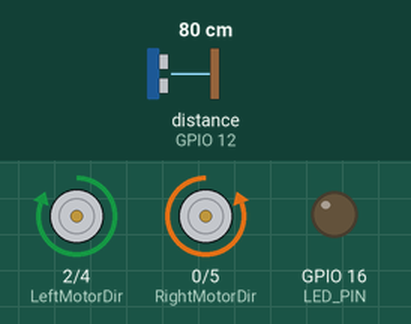
The sketch below on a simulated ESP8266 (NodeMCU). Parts: direction and speed pins drawn as motors (green arrow = direction pin HIGH = forward, orange = LOW = backward, longer = more drive), output pins drawn as LEDs (lit = HIGH). Wiring (inferred from the names in the program): ultrasonic range finder: trigger GPIO 13; echo GPIO 12. The test bench sets the inputs (shaded band); at power-on: distance to the obstacle (sensor on GPIO 12) 80 cm. The echo pulse lasts 58.3 µs per cm; random numbers use the default seed unless the sketch sets one; pins used as bus, display or sensor lines are not drawn; what the sketch prints to the serial monitor is not drawn.

Above: at 1.2 s.
1.3 s: distance to the obstacle (sensor on GPIO 12) set to 23 cm
4.3 s: distance to the obstacle (sensor on GPIO 12) set to 18 cm
At 5.7 s:
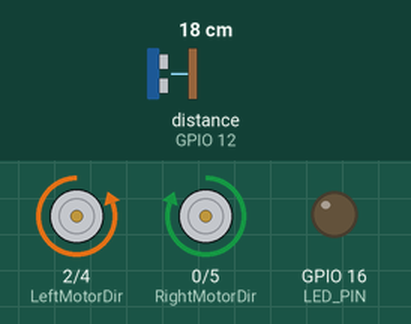
Timing chart, 0 to 58.7 s (numbered marks = the images above; inputs shaded):
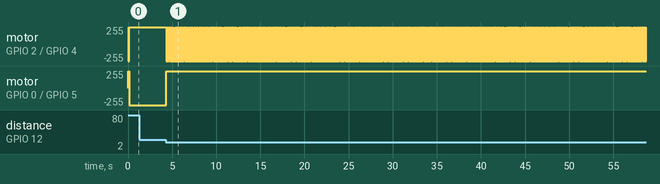

The sketch:

AutonomousCar.ino
```cpp
// the start of this code was taken from a comment from "mainegeek" in the HackerBox0013 instructable: http://www.instructables.com/id/HackerBoxes-0013-Autosport/

#include <ESP8266WiFi.h>
#include <SimpleTimer.h>
//#include <BlynkSimpleEsp8266.h>
#define RightMotorSpeed 5
#define RightMotorDir 0
#define LeftMotorSpeed 4
#define LeftMotorDir 2
#define ECHO_PIN 12
#define TRIG_PIN 13
#define LED_PIN 16


#define Move 1 // for debugging, without driving all over the country side

SimpleTimer timer;

long ObjectAhead;
int SlowDelay = 1000;
int FastDelay = 1000;
int Deciding;
int MinDistance = 10;

void setup()

{

  Serial.begin(9600);

  pinMode(ECHO_PIN, INPUT);
  pinMode(TRIG_PIN, OUTPUT);
  pinMode(LED_PIN, OUTPUT);
  pinMode(RightMotorSpeed, OUTPUT);
  pinMode(RightMotorDir, OUTPUT);
  pinMode(LeftMotorSpeed, OUTPUT);
  pinMode(LeftMotorDir, OUTPUT);

  timer.setInterval(100, sendDistanceData);
}

void sendDistanceData()
{
  ObjectAhead = getDistance();
}

long getDistance() {
  digitalWrite(TRIG_PIN, LOW);
  delayMicroseconds(2);
  digitalWrite(TRIG_PIN, HIGH);
  delayMicroseconds(10);
  digitalWrite(TRIG_PIN, LOW);
  long duration = pulseIn(ECHO_PIN, HIGH);
  Serial.println(duration/58.2);
  return duration/58.2;
}

void loop()
{
  Serial.println(ObjectAhead);
  if (ObjectAhead>MinDistance)
  {
    if (ObjectAhead > 100){
      MinDistance = 10;
    }
    forward();
    if (Deciding>1){
      Deciding--;
    }
    //delayMicroseconds(250);
  }
  else
  {
    decide();
    //delayMicroseconds(500);
  }

  timer.run();
}

void decide()
{

  if (Deciding < 5) {
    MinDistance= 20;
    reverse();
    Deciding++;
  }
  else
  {
    Deciding--;
    reverse();
    //delayMicroseconds(500);
    if ((rand()*100) > 50)
      {
        Serial.print ("Deciding: ");
        Serial.print (Deciding);
        Serial.print (" --> ");
        left();
        //delayMicroseconds(10000);
      }
      else
      {
        Serial.print ("Deciding: ");
        Serial.print (Deciding);
        Serial.print (" --> ");
        right();
        //delayMicroseconds(10000);
      }
  }
}

void MoveViaPin(int ThePin, bool TheState)
{
  digitalWrite(ThePin, TheState);
/*  if (TheState)
  {
    delayMicroseconds(FastDelay);
  }
  else
  {
    delayMicroseconds(SlowDelay);
  }*/
}

void halt()

{
  Serial.println("Halting! ");
  digitalWrite(RightMotorSpeed, LOW);
  digitalWrite(LeftMotorSpeed, LOW);
}


void forward(){
  Serial.println("Moving forward!");
  if (Move){
    MoveViaPin(RightMotorDir, LOW);
    MoveViaPin(LeftMotorDir, HIGH);
    MoveViaPin(RightMotorSpeed, HIGH);
    MoveViaPin(LeftMotorSpeed, HIGH);
  }

}

void reverse(){
  Serial.println("Moving reverse!");
  if (Move){
    MoveViaPin(RightMotorDir, HIGH);
    MoveViaPin(LeftMotorDir, LOW);
    MoveViaPin(RightMotorSpeed, HIGH);
    MoveViaPin(LeftMotorSpeed, HIGH);
   }
}

void right(){
  Serial.println("Moving right!");
  if (Move){
    MoveViaPin(RightMotorDir, LOW);
    MoveViaPin(RightMotorSpeed, HIGH);
  }
}

void left(){
  Serial.println("Moving left!");
  if (Move){
    MoveViaPin(LeftMotorDir, HIGH);
    MoveViaPin(LeftMotorSpeed, HIGH);
  }

}
```

Measured:
- the behaviour switches between 21 and 20 cm on distance to the obstacle (sensor on GPIO 12) (found by bisection; images 0 and 1)
- after the input at 4.3 s, motor on GPIO 2 (LeftMotorDir) / GPIO 4 (LeftMotorSpeed): forward 255/255 → backward 255/255 at once, then repeats every 0.07 s: forward 255/255 0.02 s, backward 255/255 0.05 s; motor on GPIO 0 (RightMotorDir) / GPIO 5 (RightMotorSpeed): backward 255/255 → forward 255/255 at once
